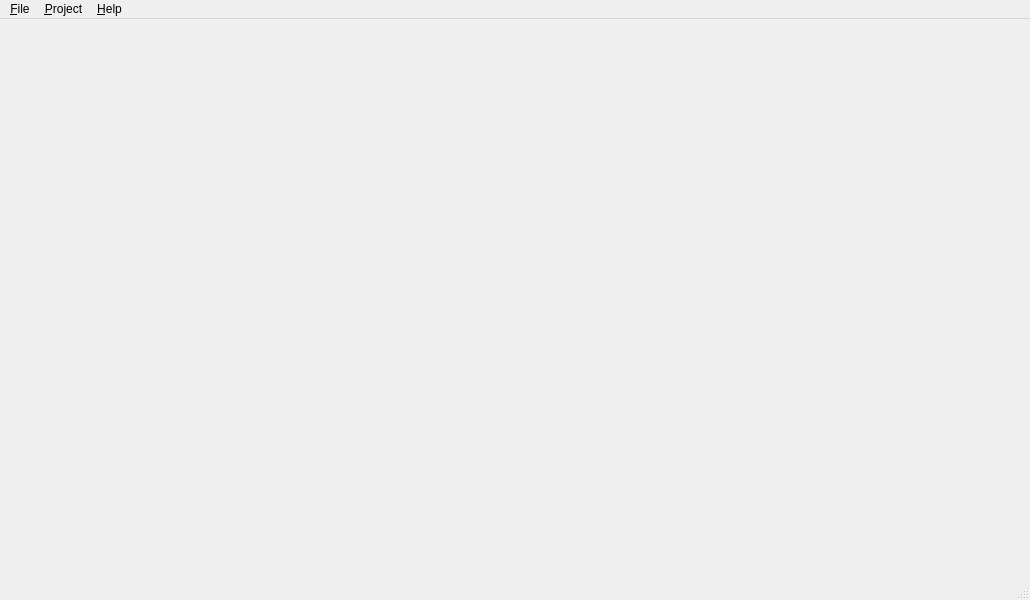
<?xml version="1.0" encoding="UTF-8"?>
<ui version="4.0">
 <class>MainWindow</class>
 <widget class="QMainWindow" name="MainWindow">
  <property name="geometry">
   <rect>
    <x>0</x>
    <y>0</y>
    <width>1030</width>
    <height>600</height>
   </rect>
  </property>
  <property name="windowTitle">
   <string/>
  </property>
  <widget class="QWidget" name="centralwidget">
   <layout class="QVBoxLayout" name="verticalLayout_2">
    <item>
     <layout class="QVBoxLayout" name="centralLayout"/>
    </item>
   </layout>
  </widget>
  <widget class="QMenuBar" name="menubar">
   <property name="geometry">
    <rect>
     <x>0</x>
     <y>0</y>
     <width>1030</width>
     <height>22</height>
    </rect>
   </property>
   <widget class="QMenu" name="menuFile">
    <property name="title">
     <string>&amp;File</string>
    </property>
    <widget class="QMenu" name="menu_Import">
     <property name="title">
      <string>&amp;Import</string>
     </property>
     <addaction name="actionImportCSV"/>
     <addaction name="actionImportYYF"/>
    </widget>
    <addaction name="actionOpenYatelDB"/>
    <addaction name="menu_Import"/>
    <addaction name="separator"/>
    <addaction name="actionExit"/>
   </widget>
   <widget class="QMenu" name="menu_Help">
    <property name="title">
     <string>&amp;Help</string>
    </property>
    <addaction name="actionAbout"/>
    <addaction name="actionAboutQt"/>
   </widget>
   <widget class="QMenu" name="menuProjects">
    <property name="title">
     <string>&amp;Project</string>
    </property>
    <addaction name="actionLoad"/>
    <addaction name="actionSave"/>
    <addaction name="actionClose"/>
   </widget>
   <addaction name="menuFile"/>
   <addaction name="menuProjects"/>
   <addaction name="menu_Help"/>
  </widget>
  <widget class="QStatusBar" name="statusbar"/>
  <action name="actionExit">
   <property name="text">
    <string>&amp;Exit</string>
   </property>
  </action>
  <action name="actionAbout">
   <property name="text">
    <string>About Yatel...</string>
   </property>
  </action>
  <action name="actionAboutQt">
   <property name="text">
    <string>About Qt...</string>
   </property>
  </action>
  <action name="actionOpenYatelDB">
   <property name="enabled">
    <bool>true</bool>
   </property>
   <property name="text">
    <string>&amp;Open Yatel DB...</string>
   </property>
  </action>
  <action name="actionSave">
   <property name="enabled">
    <bool>false</bool>
   </property>
   <property name="text">
    <string>&amp;Save Version</string>
   </property>
  </action>
  <action name="actionClose">
   <property name="enabled">
    <bool>false</bool>
   </property>
   <property name="text">
    <string>&amp;Close</string>
   </property>
  </action>
  <action name="actionLoad">
   <property name="enabled">
    <bool>false</bool>
   </property>
   <property name="text">
    <string>&amp;Load Version</string>
   </property>
  </action>
  <action name="actionImportCSV">
   <property name="text">
    <string>CSV</string>
   </property>
  </action>
  <action name="actionImportYYF">
   <property name="text">
    <string>YYF</string>
   </property>
  </action>
 </widget>
 <resources/>
 <connections/>
</ui>
